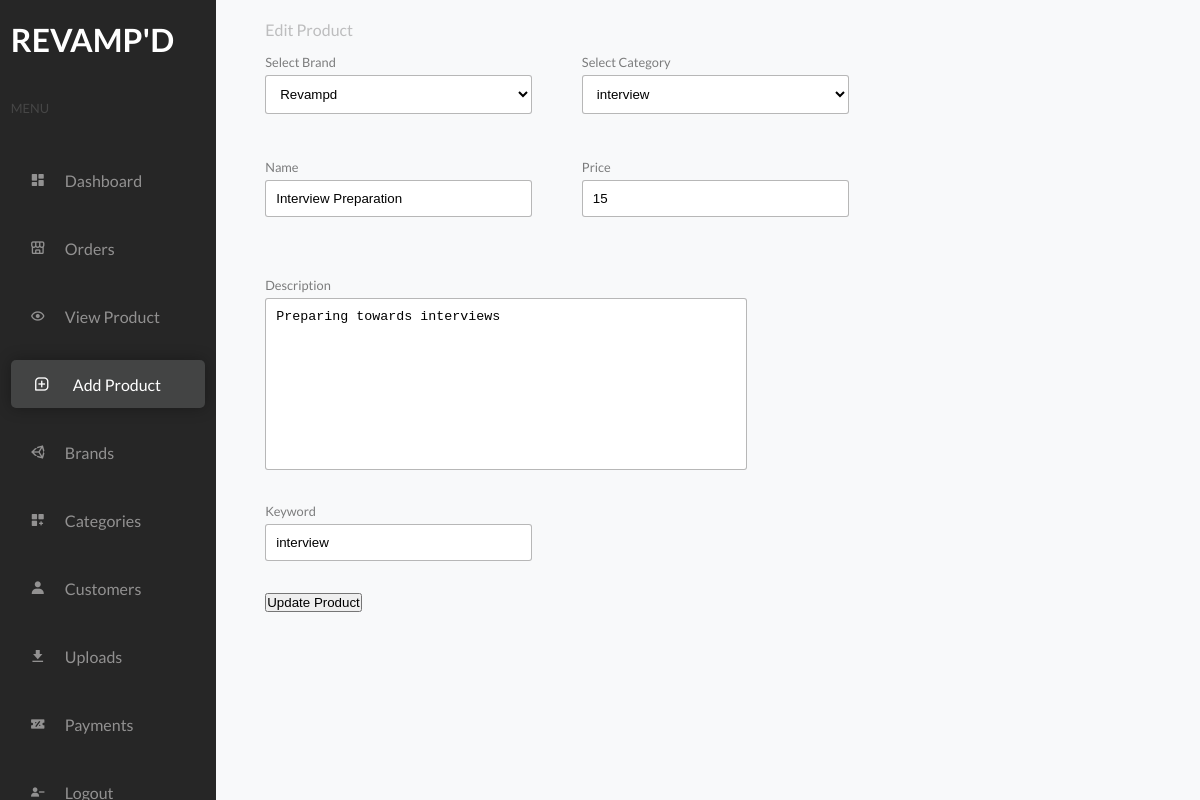
The app's page /admin/admin_addproducts.php?editPID=5 (signed in) with its own data.
### tables this page shows
CREATE TABLE `products` (
  `product_id` int(11) NOT NULL,
  `product_cat` int(11) NOT NULL,
  `product_brand` int(11) NOT NULL,
  `product_title` varchar(200) NOT NULL,
  `product_price` double NOT NULL,
  `product_desc` varchar(500) DEFAULT NULL,
  `product_image` varchar(100) DEFAULT NULL,
  `product_keywords` varchar(100) DEFAULT NULL
);

CREATE TABLE `brands` (
  `brand_id` int(11) NOT NULL,
  `brand_name` varchar(100) NOT NULL
);

CREATE TABLE `categories` (
  `cat_id` int(11) NOT NULL,
  `cat_name` varchar(100) NOT NULL
);

### controllers/product_controller.php (called while the page is built, shortened)
<?php
include_once (dirname(__FILE__)) . "/../classes/product_class.php";
  function select_one_product_ctr($prod_id){
    $selectproduct = new product_class();
    return  $selectproduct-> select_one_product_cls($prod_id);
  }
?>

### classes/product_class.php (called while the page is built, shortened)
<?php
include_once (dirname(__FILE__)) . '/../settings/db_class.php';
class product_class extends db_connection
{
    function select_one_product_cls($prod_id)
    {
        $mysql = "SELECT `brands`.`brand_name`, `brands`.`brand_id`, `categories`.`cat_name`, `categories`.`cat_id`,
		`products`.`product_title`,`products`.`product_id`, `products`.`product_price`, `products`.`product_desc`, `products`.`product_image`, `products`.`product_keywords`
		 from `products`
		JOIN brands ON (`products`.`product_brand` = `brands`.`brand_id`)
		JOIN categories ON (`products`.`product_cat` = `categories`.`cat_id`)
		WHERE `products`.`product_id` = '$prod_id'";
        return $this->db_fetch_one($mysql);
    }
}
?>

### settings/db_class.php (called while the page is built, shortened)
<?php
class db_connection
{
	public $db = null;
	public $results = null;
	function db_connect(){
		$this->db = mysqli_connect(SERVERNAME,HOSTNAME,PASSWORD,DATABASE);
		if (mysqli_connect_errno()) {
			return false;
		}else{
			return true;
		}
	}
	function db_query($sqlQuery){
		$this->results = mysqli_query($this->db,$sqlQuery);
		if ($this->results == false) {
			return false;
		}else{
			return true;
		}
	}
	function db_fetch_one($sql){
		if(!$this->db_query($sql)){
			return false;
		}
		return mysqli_fetch_assoc($this->results);
	}
}
?>

### admin/admin_addproducts.php (the view, shortened to what this page needs)
<?php
include_once (dirname(__FILE__)) . '/../controllers/product_controller.php';
$Allbrands = select_all_brands_ctr();
$Allcategories = select_all_categories_ctr();
if (isset($_GET['editPID'])) {
    $select_one_product = select_one_product_ctr($_GET['editPID']);
}
if (isset($_SESSION['role']) == '1') {
?>
    <!DOCTYPE html>
    <html lang="en">
    <head>
        <link rel="stylesheet" href="../css/admin.css">
        <link href='https://unpkg.com/boxicons@2.1.4/css/boxicons.min.css' rel='stylesheet'>
    </head>
    <body>
        <div class="us_container">
        <div class="sidebar">
                <div class="content">
                    <div class="logo" style="padding: 20px 0; color:white;">
                        <h1>REVAMP'D</h1>
                    </div>
                    <p class="sm">Menu</p>
                    <div class="menuItems">
                        <a href="./admin_main.php" class="menuItem">
                            <div class="icon">
                                <i class='bx bxs-dashboard'></i>
                            </div>
                            <p class="m_name">Dashboard</p>
                        </a>
                        <a href="./admin_orders.php" class="menuItem">
                            <div class="icon">
                                <i class='bx bx-store-alt'></i>
                            </div>
                            <p class="m_name">Orders</p>
                        </a>
                        <a href="./admin_viewproduct.php" class="menuItem">
                            <div class="icon">
                            <i class='bx bx-show'></i>
                            </div>
                            <p class="m_name">View Product</p>
                        </a>
                        <a href="./admin_addproducts.php" class="menuItem active">
                            <div class="icon">
                            <i class='bx bx-message-square-add'></i>
                            </div>
                            <p class="m_name">Add Product</p>
                        </a>
                        <a href="./admin_brands.php" class="menuItem">
                            <div class="icon">
                            <i class='bx bxl-unity'></i>
                            </div>
                            <p class="m_name">Brands</p>
                        </a>
                        <a href="./admin_categories.php" class="menuItem">
                            <div class="icon">
                            <i class='bx bxs-customize'></i>
                            </div>
                            <p class="m_name">Categories</p>
                        </a>
                        <a href="./admin_customers.php" class="menuItem">
                            <div class="icon">
                            <i class='bx bxs-user'></i>
                            </div>
                            <p class="m_name">Customers</p>
                        </a>
                        <a href="./admin_customer_uploads.php" class="menuItem">
                            <div class="icon">
                            <i class='bx bxs-download'></i>
                            </div>
                            <p class="m_name">Uploads</p>
                        </a>
                        <a href="./admin_payments.php" class="menuItem">
                            <div class="icon">
                            <i class='bx bxs-discount'></i>
                            </div>
                            <p class="m_name">Payments</p>
                        </a>
                        <a href="../Login/logout.php" class="menuItem">
                            <div class="icon">
                            <i class='bx bxs-user-minus'></i>
                            </div>
                            <p class="m_name">Logout</p>
                        </a>
                    </div>
                </div>
            </div>
            <div class="side-content">
                <div class="content">
                    <div class="heading">
                        <?php
                        if (isset($_GET['editPID'])) {
                        ?>
                            <p>Edit Product</p>
                        <?php
                        } else {
                        ?>
                            <p/add_product</p>
                        <?php
                        }
                        ?>
                    </div>
                    <div class="addProduct">
                        <form action="../actions/add_product.php" method="POST" enctype="multipart/form-data">
                            <div class="flex">
                                <div class="form-control">
                                    <label for="">Select Brand</label>
                                    <select name="brand" id="brand">
                                        <?php
                                        if (isset($_GET['editPID'])) {
                                            echo "<option value='$select_one_product[brand_id]' selected>$select_one_product[brand_name]</option>";
                                        } else {
                                            echo "<option disabled hidden>Select Product Brand</option>";
                                            foreach ($Allbrands as $brand) {
                                                echo "<option value='$brand[brand_id]'>$brand[brand_name]</option>";
                                            }
                                        }
                                        ?>
                                    </select>
                                </div>
                                <div class="form-control">
                                    <label for="">Select Category</label>
                                    <select name="category" id="category">
                                        <?php
                                        if (isset($_GET['editPID'])) {
                                            echo "<option value='$select_one_product[cat_id]' selected>$select_one_product[cat_name]</option>";
                                        } else {
                                            echo "<option disabled hidden>Select Product Brand</option>";
                                            foreach ($Allcategories as $category) {
                                                echo "<option value='$category[cat_id]'>$category[cat_name]</option>";
                                            }
                                        }
                                        ?>
                                    </select>
                                </div>
                            </div>
                            <div class="flex">
                                <div class="form-control">
                                    <label for="">Name</label>
                                    <?php
                                    if (isset($_GET['editPID'])) {
                                        echo "<input type='text' placeholder='' name='prod_title' id='pname' value='$select_one_product[product_title]'>";
                                    } else {
                                        echo "<input type='text' placeholder='' name='prod_title' id='pname'>";
                                    }
                                    ?>
                                </div>
                                <div class="form-control">
                                    <label for="">Price</label>
                                    <?php
                                    if (isset($_GET['editPID'])) {
                                        echo "<input type='text' placeholder='' name='prod_pri' id='price' value='$select_one_product[product_price]'>";
                                    } else {
                                        echo "<input type='text' placeholder='' name='prod_pri' id='price'>";
                                    }
                                    ?>
                                </div>
                            </div>
                            <div class="form-control spc">
                                <label for="">Description</label>
                                <?php
                                if (isset($_GET['editPID'])) {
                                    echo '<textarea name="prod_desc" id="desc" cols="30" rows="10">' . $select_one_product['product_desc'] . '</textarea>';
                                } else {
                                    echo '<textarea name="prod_desc" id="desc" cols="30" rows="10"></textarea>';
                                }
                                ?>
                            </div>
                                <div class="form-control">
                                    <label for="">Keyword</label>
                                    <?php
                                    if (isset($_GET['editPID'])) {
                                        echo '<input type="text" name="prod_key" id="keyword" value=' . $select_one_product['product_keywords'] . '>';
                                    } else {
                                        echo '<input type="text" name="prod_key" id="keyword">';
                                    }
                                    ?>
                                </div>
                            </div>
                            <div class="form-control">
                                <button name="<?php
                                if(isset($_GET['editPID'])){
                                    echo "updateProduct";
                                }
                                else{
                                    echo "addProduct";
                                }
                                ?>" id="addProduct"><?php
                                if(isset($_GET['editPID'])){
                                    echo "Update Product";
                                }
                                else{
                                    echo "Add Product";
                                }?>
                                </button>
                            </div>
                    </div>
                </div>
            </div>
    </body>
    </html>
   <?php
}

### css/admin.css (style rules this page uses)
* { margin: 0; padding: 0; -webkit-box-sizing: border-box; box-sizing: border-box; }
html { height: 100%; scroll-behavior: smooth; }
body { height: 100%; font-family: 'Lato', sans-serif; background-color: #f8f9fa; font-size: 16px; }
.us_container { height: 100%; display: -webkit-box; display: -ms-flexbox; display: flex; -webkit-box-align: center; -ms-flex-align: center; align-items: center; -webkit-box-orient: horizontal; -webkit-box-direction: normal; -ms-flex-direction: row; flex-direction: row; -webkit-box-pack: start; -ms-flex-pack: start; justify-content: flex-start; position: relative; }
.us_container .sidebar { width: 18%; height: 100%; position: fixed; overflow: scroll; background-color: #262626; display: -webkit-box; display: -ms-flexbox; display: flex; -webkit-box-align: center; -ms-flex-align: center; align-items: center; -webkit-box-orient: vertical; -webkit-box-direction: normal; -ms-flex-direction: column; flex-direction: column; -webkit-box-pack: center; -ms-flex-pack: center; justify-content: center; }
.us_container .sidebar .content { width: 90%; margin: auto; height: 100%; }
.us_container .sidebar .content .logo { width: 50%; height: 5em; }
.us_container .sidebar .content .sm { padding: 20px 0; color: #494949ea; text-transform: uppercase; font-size: 0.8rem; }
.us_container .sidebar .content .menuItems { margin: 0px 0; position: relative; }
.us_container .sidebar .content .menuItems .menuItem { width: 100%; height: 3em; margin: 20px 0; padding: 20px 0; border-radius: 5px; color: #9c9b9bea; cursor: pointer; text-decoration: none; display: -webkit-box; display: -ms-flexbox; display: flex; -webkit-box-align: center; -ms-flex-align: center; align-items: center; -webkit-box-orient: horizontal; -webkit-box-direction: normal; -ms-flex-direction: row; flex-direction: row; -webkit-box-pack: start; -ms-flex-pack: start; justify-content: flex-start; }
.us_container .sidebar .content .menuItems .menuItem .icon { height: 1.5em; width: 1.5em; margin: 0 15px; display: flex; align-items: center; justify-content: center; }
.us_container .sidebar .content .menuItems .menuItem.active { color: #fff; background-color: #f8f9fa23; -webkit-box-shadow: 0px 0px 15px rgba(0, 0, 0, 0.315); box-shadow: 0px 0px 15px rgba(0, 0, 0, 0.315); }
.us_container .sidebar .content .menuItems .menuItem.active .icon { height: 2em; width: 2em; margin: 0 15px; }
.us_container .side-content { width: 82%; height: 100%; margin-left: 18%; }
.us_container .side-content .content { width: 90%; margin: auto; padding: 20px 0; height: 100%; }
.us_container .side-content .content .heading p { color: #26262648; }
.us_container .side-content .content .addProduct { width: 60%; }
.us_container .side-content .content .addProduct form .flex { display: -webkit-box; display: -ms-flexbox; display: flex; -webkit-box-align: center; -ms-flex-align: center; align-items: center; -webkit-box-orient: horizontal; -webkit-box-direction: normal; -ms-flex-direction: row; flex-direction: row; -webkit-box-pack: justify; -ms-flex-pack: justify; justify-content: space-between; }
.us_container .side-content .content .addProduct form .form-control { position: relative; margin: 10px 50px 30px 0; }
.us_container .side-content .content .addProduct form .form-control label { display: block; color: black; font-size: 0.8rem; opacity: 0.5; margin: 5px 0; }
.us_container .side-content .content .addProduct form .form-control input, .us_container .side-content .content .addProduct form .form-control select, .us_container .side-content .content .addProduct form .form-control textarea { padding: 10px; width: 20em; outline: none; border: thin solid rgba(0, 0, 0, 0.281); border-radius: 3px; }
.us_container .side-content .content .addProduct form .form-control select { display: block; background-color: #fff; }
.us_container .side-content .content .addProduct form .form-control textarea { width: 100%; resize: none; }

### records on screen
products: brand "Revampd", category "interview", prod_title "Interview Preparation", prod_pri "15", prod_desc "Preparing towards interviews", prod_key "interview"
